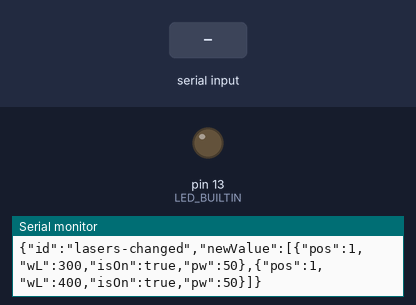
This sketch was run on a simulated Arduino Uno, built with avr-gcc and run on an emulated ATmega328P. Shown: output pins drawn as LEDs (lit = HIGH), the last lines printed to the serial monitor. Dashed ring = blinking. The test bench sets the inputs (shaded band).

Above: at 3.2 s.
3.3 s: "1" received over Serial
At 3.55 s:
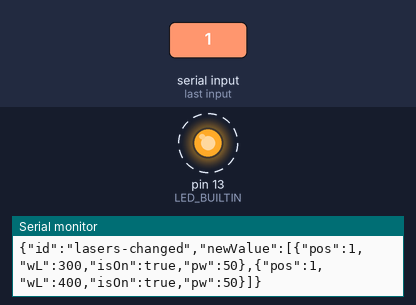
6.3 s: "0" received over Serial
At 9.3 s:
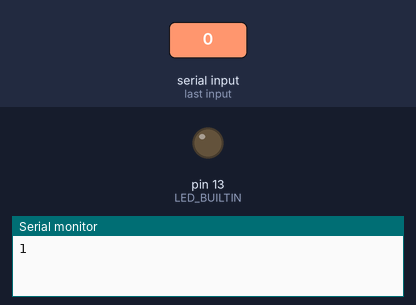
Timing chart, 0 to 10.8 s (numbered marks = the images above; inputs shaded):
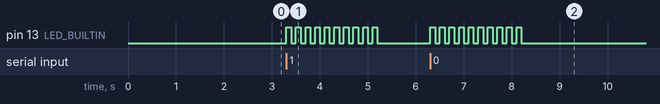

The sketch:

JsonArduinoPrism.ino
```cpp
#include "ArduinoJson.h"

#define BUTTON 7
StaticJsonDocument<300> objRx;
StaticJsonDocument<400> laserChange;


StaticJsonDocument<40> startObj;

int offX = 100;
int offY = 200;
int offZ = 300;
int pnX = 400;
int pnY = 500;
int pnZ = 600;
int rgX = 700;
int rgY = 800;
int rgZ = 900;
int dt = 50;


void setup() {
  pinMode(BUTTON, INPUT);
  pinMode(LED_BUILTIN, OUTPUT);
  digitalWrite(LED_BUILTIN, LOW);
  randomSeed(analogRead(0));
  Serial.begin(9600);

  const char json2[] = "{\"event\":\"prism-connected\"}";
  deserializeJson(startObj, json2);
  delay(2000);
  const char* json = "{\"id\":\"lasers-changed\",\"newValue\":[{\"pos\":1,\"wL\":300,\"isOn\":true,\"pw\":50},{\"pos\":1,\"wL\":400,\"isOn\":true,\"pw\":50}]}";
  deserializeJson(laserChange, json);
serializeJson(laserChange,Serial);
Serial.println();
  /*
    Serial.print("event: ");
    const char * event= startObj["event"];
    Serial.println(event);
  */

  //serializeJson(startObj, Serial);
  //Serial.print(json);
  //Serial.println();


}

void loop() {
  /*
    if (Serial.available()) {
      deserializeJson(objRx, Serial);

      if (objRx["event"] == "updated-offset-x")
        offX = objRx["data"]["newValue"];
      if (objRx["event"] == "updated-offset-y")
        offY = objRx["data"]["newValue"];
      if (objRx["event"] == "updated-offset-z")
        offZ = objRx["data"]["newValue"];

      if (objRx["event"] == "updated-range-x")
        rgX = objRx["data"]["newValue"];
      if (objRx["event"] == "updated-range-y")
        rgY = objRx["data"]["newValue"];
      if (objRx["event"] == "updated-range-z")
        rgZ = objRx["data"]["newValue"];

      if (objRx["event"] == "updated-pixelNumber-x")
        pnX = objRx["data"]["newValue"];
      if (objRx["event"] == "updated-pixelNumber-y")
        pnY = objRx["data"]["newValue"];
      if (objRx["event"] == "updated-pixelNumber-z")
        pnZ = objRx["data"]["newValue"];

      if (objRx["event"] == "updated-dwellTime")
        dt = objRx["data"]["newValue"];
    }
  */
  if (Serial.available()) {
    for (byte i = 0 ; i < 10; i++) {
      digitalWrite(LED_BUILTIN, HIGH);
      delay(100);
      digitalWrite(LED_BUILTIN, LOW);
      delay(100);
    }
    deserializeJson(objRx, Serial);
    serializeJson(objRx, Serial);
    Serial.println();
  }


  // if (millis() % 1000 == 0){
  /*
    if (digitalRead(BUTTON) == HIGH) {
    //   digitalWrite(LED_BUILTIN, HIGH);
    sendSomeData();
    delay(200);
    }
  */
}


void sendSomeData() {
  /*
  byte choice = random(0, 9);
  //Serial.println("ENTEEEEERDDD");
  switch (choice) {
    case 0:
      objTx["event"] = "micro-updated-offset-x";
      offX = random(250, 751);
      objTx["newValue"] = offX;
      serializeJson(objTx, Serial);
      Serial.println();
      break;
    case 1:
      objTx["event"] = "micro-updated-offset-y";
      offY = random(250, 751);
      objTx["newValue"] = offY;
      serializeJson(objTx, Serial);
      Serial.println();
      break;
    case 2:
      objTx["event"] = "micro-updated-offset-z";
      offZ = random(250, 751);
      objTx["newValue"] = offZ;
      serializeJson(objTx, Serial);
      Serial.println();
      break;
    case 3:
      objTx["event"] = "micro-updated-pixelNumber-x";
      pnX = random(250, 751);
      objTx["newValue"] = pnX;
      serializeJson(objTx, Serial);
      Serial.println();
      break;
    case 4:
      objTx["event"] = "micro-updated-pixelNumber-y";
      pnY = random(250, 751);
      objTx["newValue"] = pnY;
      serializeJson(objTx, Serial);
      Serial.println();
      break;
    case 5:
      objTx["event"] = "micro-updated-pixelNumber-z";
      pnZ = random(250, 751);
      objTx["newValue"] = pnZ;
      serializeJson(objTx, Serial);
      Serial.println();
      break;
    case 6:
      objTx["event"] = "micro-updated-range-x";
      rgX = random(250, 751);
      objTx["newValue"] = rgX;
      serializeJson(objTx, Serial);
      Serial.println();
      break;
    case 7:
      objTx["event"] = "micro-updated-range-y";
      rgY = random(250, 751);
      objTx["newValue"] = rgY;
      serializeJson(objTx, Serial);
      Serial.println();
      break;
    case 8:
      objTx["event"] = "micro-updated-range-z";
      rgZ = random(250, 751);
      objTx["newValue"] = rgZ;
      serializeJson(objTx, Serial);
      Serial.println();
      break;
    case 9:
      objTx["event"] = "micro-updated-dwellTime";
      dt = random(250, 751);
      objTx["newValue"] = dt;
      serializeJson(objTx, Serial);
      Serial.println();
      break;
  }
  */
}
```

Measured:
- after the input at 3.3 s, pin 13 (LED_BUILTIN): alternates HIGH for 0.10 s and LOW for 0.10 s, 20 changes in all, then stays LOW, starting at once
- after the input at 6.3 s, pin 13 (LED_BUILTIN): alternates HIGH for 0.10 s and LOW for 0.10 s, 20 changes in all, then stays LOW, starting at once
